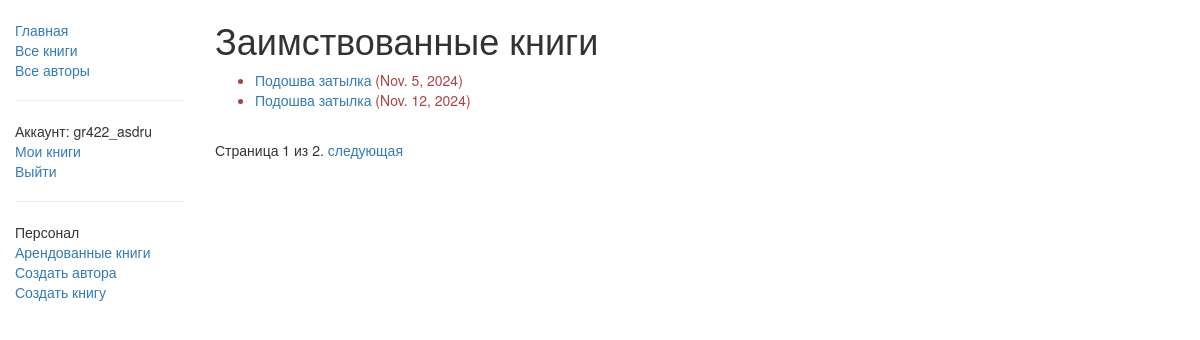
The app's page /catalog/mybooks/ (signed in) with its own data.
### catalog/models.py (models this page shows, shortened)
class BookInstance(models.Model):
    id = models.UUIDField(primary_key=True, default=uuid.uuid4, help_text="Уникальный идентификатор для этой конкретной книги во всей библиотеке")
    book = models.ForeignKey('Book', on_delete=models.SET_NULL, null=True)
    imprint = models.CharField(max_length=200)
    due_back = models.DateField(null=True, blank=True)
    borrower = models.ForeignKey(User, on_delete=models.SET_NULL, null=True, blank=True)
    @property
    def is_overdue(self):
        if self.due_back and date.today() > self.due_back:
            return True
        return False
    LOAN_STATUS = (
        ('m', 'Обслуживание'),
        ('o', 'Аренда'),
        ('a', 'Доступен'),
        ('r', 'Зарезервирован'),
    )
    status = models.CharField(max_length=1, choices=LOAN_STATUS, blank=True, default='п', help_text='Доступность книги')
    class Meta:
        ordering = ["due_back"]
        permissions = (("can_mark_returned", "Set book as returned"),)

class Book(models.Model):
    DoesNotExist = None
    objects = None
    title = models.CharField(max_length=200)
    author = models.ForeignKey('Author', on_delete=models.SET_NULL, null=True)
    summary = models.TextField(max_length=1000, help_text="Введите краткое описание книги")
    isbn = models.CharField('ISBN',max_length=13, help_text='13 Символов <a href="https://www.isbn-international.org/content/what-isbn">ISBN номер</a>')
    genre = models.ManyToManyField('Genre', help_text="Выберите жанр для этой книги")
    def display_genre(self):
        """
        Creates a string for the Genre. This is required to display genre in Admin.
        """
        return ', '.join([ genre.name for genre in self.genre.all()[:3] ])
    display_genre.short_description = 'Genre'

### catalog/views.py (the view)
class LoanedBooksByUserListView(LoginRequiredMixin,generic.ListView):
    model = BookInstance
    template_name ='catalog/bookinstance_list_borrowed_user.html'
    paginate_by = 2
    def get_queryset(self):
        return BookInstance.objects.filter(borrower=self.request.user).filter(status__exact='o').order_by('due_back')

### catalog/templates/catalog/bookinstance_list_borrowed_user.html
{% extends "base_generic.html" %}
{% block content %}
    <h1>Заимствованные книги</h1>
    {% if bookinstance_list %}
    <ul>
      {% for bookinst in bookinstance_list %}
      <li class="{% if bookinst.is_overdue %}text-danger{% endif %}">
        <a href="{% url 'book-detail' bookinst.book.pk %}">{{bookinst.book.title}}</a> ({{ bookinst.due_back }})
      </li>
      {% endfor %}
    </ul>
    {% else %}
      <p>Нет арендованных книг.</p>
    {% endif %}
{% endblock %}

### catalog/templates/base_generic.html (shortened to what this page needs)
<!doctype html>
<html lang="en">
  <head>
    <link
      rel="stylesheet"
      href="https://maxcdn.bootstrapcdn.com/bootstrap/3.3.7/css/bootstrap.min.css" />
    {% load static %}
    <link rel="stylesheet" href="{% static 'css/styles.css' %}" />
  </head>
  <body>
  <div class="container-fluid mt-3">
      <div class="row">
          <div class="col-sm-2">
              {% block sidebar %}
              <ul class="sidebar-nav">
                  <li><a href="{% url 'index' %}">Главная</a></li>
                  <li><a href="{% url 'books' %}">Все книги</a></li>
                  <li><a href="{% url 'authors' %}">Все авторы</a></li>
                  {% if user.is_authenticated %}
                  <hr>
                    <li class="mt-4">Аккаунт: <span class="text-secondary">{{ user.get_username }}</span></li>
                    <li><a href="{% url 'my-borrowed' %}">Мои книги</a></li>
                    <li><a href="{% url 'logout'%}?next={{request.path}}">Выйти</a></li>
                  {% else %}
                    <li class="mt-4"><a href="{% url 'login'%}?next={{request.path}}">Войти</a></li>
                  {% endif %}
                  {% if perms.catalog.can_mark_returned %}
                    <hr>
                    <li>Персонал</li>
                    <li><a href="{% url 'all-borrowed' %}">Арендованные книги</a></li>
                    <li><a href="{% url 'author_create' %}">Создать автора</a></li>
                    <li><a href="{% url 'book_create' %}">Создать книгу</a></li>
                  {% endif %}
              </ul>
              {% endblock %}
          </div>
          <div class="col-sm-10">{% block content %}{% endblock %}
              {% block pagination %}
              {% if is_paginated %}
              <div class="pagination">
                <span class="page-links">
                  <span class="page-current">
                    Страница {{ page_obj.number }} из {{ page_obj.paginator.num_pages }}.
                  </span>
                  {% if page_obj.has_next %}
                    <a href="{{ request.path }}?page={{ page_obj.next_page_number }}">следующая</a>
                  {% endif %}
                </span>
              </div>
              {% endif %}
              {% endblock %}
          </div>
      </div>
  </div>
  </body>
</html>

### catalog/static/css/styles.css (style rules this page uses)
.sidebar-nav { margin-top: 20px; padding: 0; list-style: none; }

### records on screen
BookInstance: book "Подошва затылка", due_back "Nov. 5, 2024"
BookInstance: book "Подошва затылка", due_back "Nov. 12, 2024"

### other values on screen
{{ user.get_username }} "gr422_asdru"
{{ page_obj.number }} "1"
{{ page_obj.paginator.num_pages }} "2"
